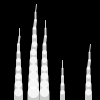
Frame 1 (no input)
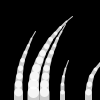
Frame 60 (the mouse pressed at the canvas centre just before this capture)
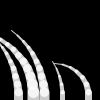
Frame 120 (the mouse held since frame 60 and released just before this capture)

The Processing sketch that drew these frames (run headless with seeded random() and noise(); from frame 60 on, the mouse is pressed at the canvas centre):

// Processing sketch: Example_32_07
// ── Example_32_07.pde
float inc = 0.0;

void setup() {
  size(100, 100);
  stroke(255, 204);
  smooth();
}

void draw() {
  background(0);
  inc += 0.04;
  float angle = sin(inc)/10.0 + sin(inc*1.2)/20.0;
  tail(18, 9, angle/1.3);
  tail(33, 12, angle);
  tail(44, 10, angle/1.3);
  tail(62, 5, angle);
  tail(88, 7, angle*2);
}

void tail(int x, int units, float angle) {
  pushMatrix();
  translate(x, 100);
  for (int i = units; i > 0; i--) {
    strokeWeight(i);
    line(0, 0, 0, -8);
    translate(0, -8);
    rotate(angle);
  }
  popMatrix();
}
